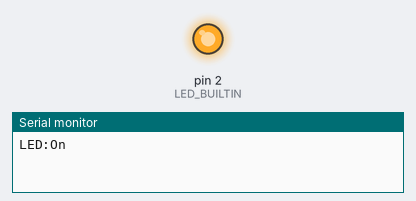
A sketch run on a simulated Arduino Uno, built with avr-gcc and run on an emulated ATmega328P. On the bench: output pins drawn as LEDs (lit = HIGH), the last lines printed to the serial monitor.

Above: at 3.0 s.
At 7.5 s:
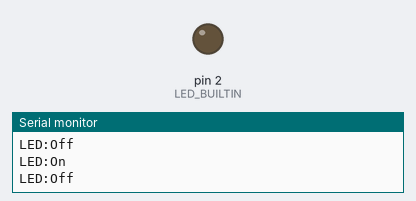
Timing chart, 0 to 8.9 s (numbered marks = the images above):
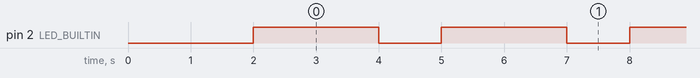

The sketch:

ex03.ino
```cpp
#define LED_BUILTIN 2
void setup() {
  // put your setup code here, to run once:
  delay(2000);
  // initialize digital pin LED_BUILTIN as an output.
  Serial.begin(9600);
  pinMode(LED_BUILTIN, OUTPUT);
}

void loop() {
  // put your main code here, to run repeatedly:
  digitalWrite(LED_BUILTIN, HIGH); // turn the LED on (HIGH is the voltage level)
  Serial.println("LED:On");
  delay(2000); // wait for 2 seconds
  digitalWrite(LED_BUILTIN, LOW); // turn the LED off by making the voltage LOW
  Serial.println("LED:Off");
  delay(1000); // wait for a second
}
```

Measured:
- by itself, pin 2 (LED_BUILTIN): alternates HIGH for 2.0 s and LOW for 1.0 s
